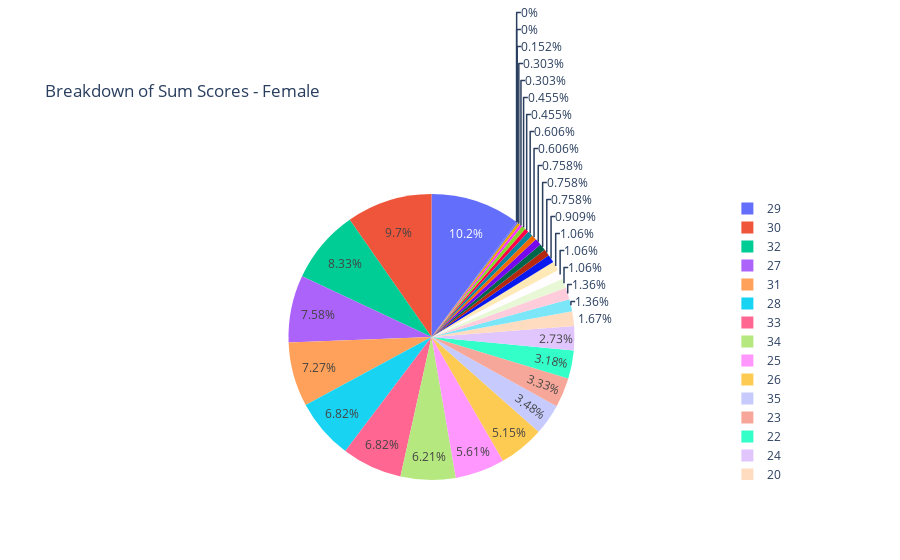

Notebook code cell kept with this figure:
### Code cell
#pie chart of sum scores, for Females
fig=px.pie(dfsum,values='Female',names='sum_score',title="Breakdown of Sum Scores - Female")
fig.show()

### Figure 1 — Plotly figure (JSON) as saved in the notebook; plotly's stock layout.template omitted (floating-point values rounded to 4 significant figures)
{"data": [{"domain": {"x": [0, 1], "y": [0, 1]}, "hovertemplate": "sum_score=%{label}<br>Female=%{value}<extra></extra>", "labels": [0, 3, 6, 7, 8, 9, 10, 11, 12, 13, 14, 15, 16, 17, 18, 19, 20, 21, 22, 23, 24, 25, 26, 27, 28, 29, 30, 31, 32, 33, 34, 35, 36], "legendgroup": "", "name": "", "showlegend": true, "type": "pie", "values": [2, 2, 0, 0, 5, 3, 1, 5, 4, 6, 3, 5, 7, 7, 9, 7, 11, 9, 21, 22, 18, 37, 34, 50, 45, 67, 64, 48, 55, 45, 41, 23, 4]}], "layout": {"legend": {"tracegroupgap": 0}, "title": {"text": "Breakdown of Sum Scores - Female"}}}
